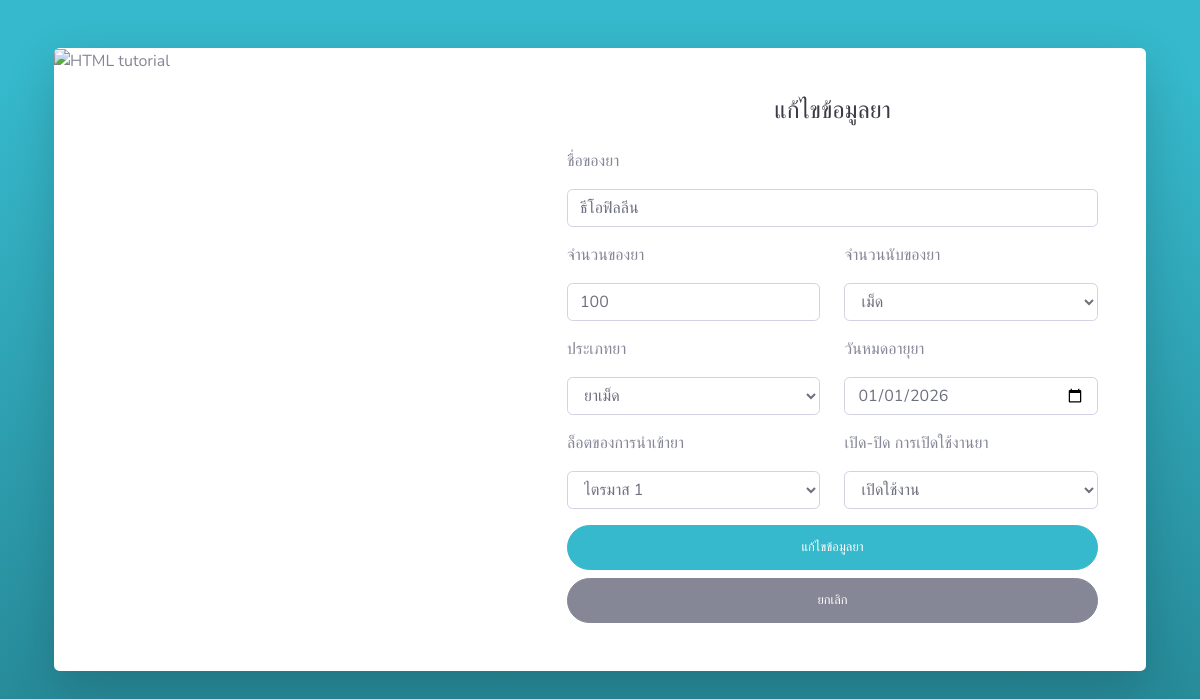
The page /update_product.php?productId=24 (signed in) on the database its author committed.
### tables this page shows
CREATE TABLE `product` (
  `product_id` int(11) NOT NULL COMMENT 'รหัสยา',
  `product_name` varchar(255) NOT NULL COMMENT 'ชื่อยา',
  `brand_id` int(11) NOT NULL COMMENT 'ล็อตยา',
  `categories_id` int(11) NOT NULL COMMENT 'ประเภทยา',
  `quantity` varchar(255) NOT NULL COMMENT 'จำนวนยา',
  `date` date NOT NULL COMMENT 'วันหมดอายุยา',
  `active` int(11) NOT NULL DEFAULT 0 COMMENT 'การเปิดใช้งาน',
  `status` int(11) NOT NULL DEFAULT 0 COMMENT 'การลบยา',
  `typed` varchar(20) NOT NULL COMMENT 'จำนวนนับ'
);

CREATE TABLE `categories` (
  `categories_id` int(11) NOT NULL,
  `categories_name` varchar(255) NOT NULL,
  `categories_active` int(11) NOT NULL DEFAULT 0,
  `categories_status` int(11) NOT NULL DEFAULT 0
);

CREATE TABLE `brands` (
  `brand_id` int(11) NOT NULL,
  `yearlot` year(4) NOT NULL,
  `brand_name` varchar(255) NOT NULL,
  `infolot` varchar(254) NOT NULL,
  `brand_active` int(11) NOT NULL DEFAULT 0,
  `brand_status` int(11) NOT NULL DEFAULT 0
);

### update_product.php (the view, shortened to what this page needs)
<?php
   require_once 'db_connect.php';
?>
<!DOCTYPE html>
<html lang="en">
<head>
    <link href="vendor/fontawesome-free/css/all.min.css" rel="stylesheet" type="text/css">
    <link href="css/sb-admin-2.min.css" rel="stylesheet">
</head>
<body class="bg-gradient-info">
    <div class="container">
        <div class="card o-hidden border-0 shadow-lg my-5">
            <div class="card-body p-0">
                <div class="row">
                    <div class="col-lg-5 d-none d-lg-block"><img src="img\pack-pills.jpg" alt="HTML tutorial" style="width:100%;height:100%;"></div>
                        <div class="col-lg-7">
                            <div class="p-5">
                                <div class="text-center">
                                    <h1 class="h4 text-gray-900 mb-4">แก้ไขข้อมูลยา</h1>
                                </div>
                                    <?php
                                    $productId = $_GET['productId'];
                                    $sqlr = "SELECT product.product_id, product.product_name, product.brand_id,
                                    product.categories_id, product.quantity, product.date, product.active, product.status, product.typed,
                                    brands.brand_name, categories.categories_name FROM product
                                   INNER JOIN brands ON product.brand_id = brands.brand_id
                                   INNER JOIN categories ON product.categories_id = categories.categories_id
                                   WHERE product.status = 1 AND product_id = {$productId} "  ;
                                    $result = $connect->query($sqlr);
                                    while( $row = $result->fetch_array()) {
                                        $active = $row['active']; if($active == 1){
                                            $activet ="เปิดใช้งาน";
                                        }elseif($active == 2){
                                            $activet ="ปิดใช้งาน";
                                        }
                                ?>
                                <form method="POST" action="php_action\editProduct.php?productId=<?php echo $productId; ?>" class="user">
                                    <div class="form-group">
                                        <div>
                                        <p>ชื่อของยา</p><input for="editProductName" type="text" id="editProductName" name="editProductName" class="form-control"
                                                value="<?php echo $row['product_name'] ?>" ></div>
                                    </div>
                                    <div class="form-group row">
                                        <div class="col-sm-6 mb-3 mb-sm-0">
                                        <p>จำนวนของยา</p><input for="editQuantity" type="number" id="editQuantity" name="editQuantity" class="form-control"
                                            value="<?php echo $row['quantity'] ?>">
                                        </div>
                                        <div class="col-sm-6">
                                        <?php  $cata = $row['typed'];
                                                        if ($cata == 1){
                                                            $catat ="เม็ด";
                                                          }elseif($cata == 2){
                                                            $catat ="กระปุก";
                                                          }elseif($cata == 3){
                                                            $catat ="หลอด";
                                                          }elseif($cata == 4){
                                                            $catat ="ขวด";
                                                          }elseif($cata == 5){
                                                            $catat ="ซอง";
                                                          }elseif($cata == 6){
                                                            $catat ="ก้าน";
                                                          }elseif($cata == 7){
                                                            $catat ="มิลลิลิตร";
                                                          }else{
                                                            $catat ="NULL";
                                                          }?>
                                        <p>จำนวนนับของยา</p> <select class="form-control " id="editTyped" name="editTyped">
                                                    <option value="<?php echo $cata; ?>"><?php echo $catat; ?></option>
                                            </select>
                                        </div>
                                    </div>
                                    <div class="form-group row">
                                        <div class="col-sm-6 mb-3 mb-sm-0">
                                        <p>ประเภทยา</p><select class="form-control" id="editCategoryName" name="editCategoryName">
                                                            <option value="<?php echo $row['categories_id']; ?>"><?php echo $row['categories_name']; ?></option>
                                                        </select>
                                        </div>
                                        <div class="col-sm-6 ">
                                        <p>วันหมดอายุยา</p><input for="editdate" type="date" id="editdate" name="editdate" class="form-control"
                                            value="<?php echo $row['date']; ?>">
                                    </div>
                                    </div>
                                    <div class="form-group row">
                                        <div class="col-sm-6 mb-3 mb-sm-0">
                                            <p>ล็อตของการนำเข้ายา</p><select class="form-control" id="editBrandName" name="editBrandName">
                                                            <option value="<?php echo $row['brand_id']; ?>"><?php echo $row['brand_name']; ?></option>
                                                        </select>
                                        </div>
                                     <div class="col-sm-6 ">
                                     <p>เปิด-ปิด การเปิดใช้งานยา</p><select class="form-control" id="editProductStatus" name="editProductStatus" >
                                                    <option value="<?php echo $active; ?>"><?php echo $activet; ?></option>
                                                </select>
                                        </div>
                                    </div>
                                    <button type="submit" name="submit" id="submit" class="btn btn-info btn-user btn-block">
                                    <i class=""></i> แก้ไขข้อมูลยา
                                    </button>
                                    <a href="drug_manage.php" class="btn btn-secondary btn-user btn-block">
                                    <i class=""></i> ยกเลิก</a>
                                <?php }  ?>
                            </div>
                        </div>
                    </div>
                </div>
            </div>
        </div>
</body>
</html>

### rows shown on the page
product: editProductName "ธีโอฟิลลีน", editQuantity "100", editTyped "เม็ด", editCategoryName "ยาเม็ด", editdate "01/01/2026", editBrandName "ไตรมาส 1", editProductStatus "เปิดใช้งาน"
